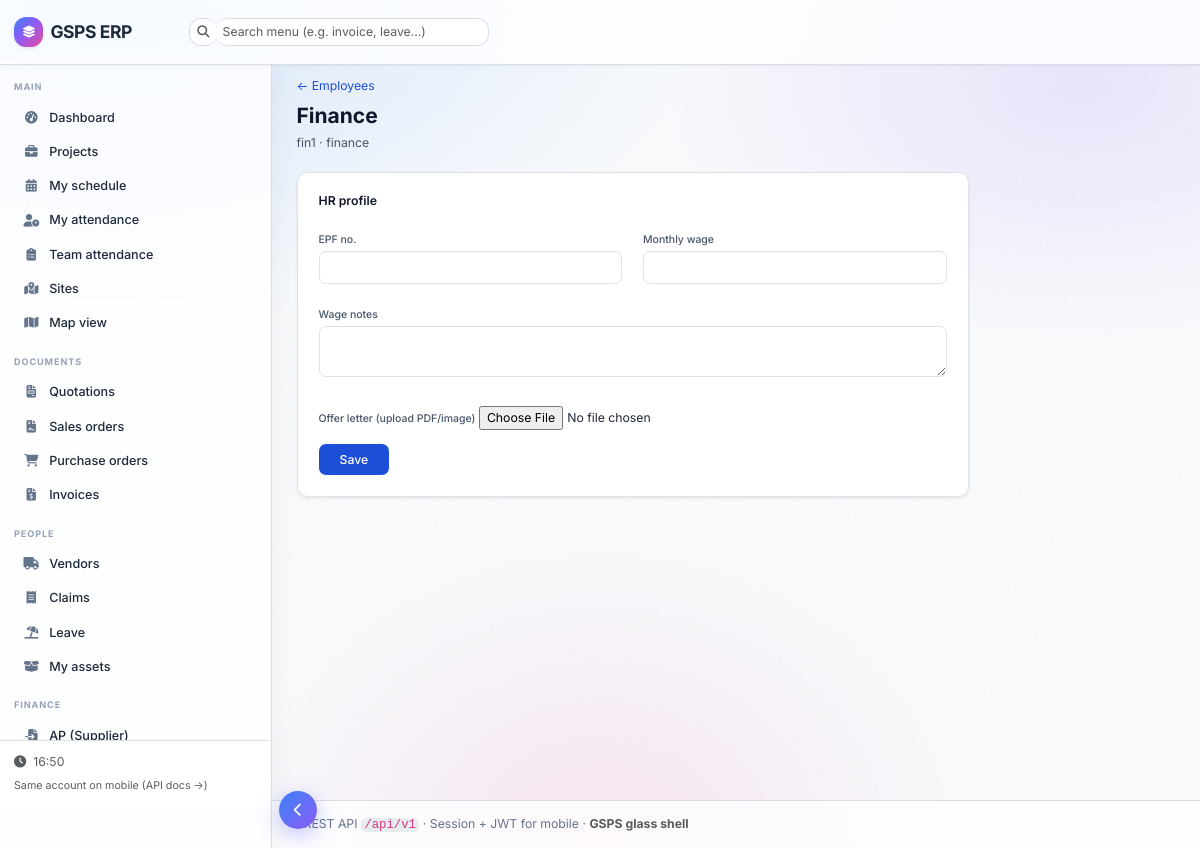
Page /hr/employees/4 (signed in) on the committed database.
### app/models/entities.py (models this page shows)
class User(Base):
    __tablename__ = "users"
    id: Mapped[int] = mapped_column(primary_key=True)
    username: Mapped[str] = mapped_column(String(80), unique=True, index=True)
    email: Mapped[str] = mapped_column(String(255), unique=True, index=True)
    hashed_password: Mapped[str] = mapped_column(String(255))
    full_name: Mapped[str] = mapped_column(String(200))
    role: Mapped[UserRole] = mapped_column(Enum(UserRole), default=UserRole.staff)
    preferred_currency: Mapped[str] = mapped_column(String(8), default="USD")
    is_active: Mapped[bool] = mapped_column(Boolean, default=True)
    created_at: Mapped[datetime] = mapped_column(DateTime(timezone=True), server_default=func.now())
    companies: Mapped[list["UserCompany"]] = relationship(back_populates="user", cascade="all, delete-orphan")
    schedule_items: Mapped[list["ScheduleItem"]] = relationship(
        back_populates="assignee",
        cascade="all, delete-orphan",
        foreign_keys="[ScheduleItem.assignee_id]",
    )
    asset_assignments: Mapped[list["AssetAssignment"]] = relationship(
        back_populates="user",
        cascade="all, delete-orphan",
        foreign_keys="[AssetAssignment.user_id]",
    )
    leave_requests: Mapped[list["LeaveRequest"]] = relationship(
        back_populates="user",
        cascade="all, delete-orphan",
        foreign_keys="[LeaveRequest.user_id]",
    )
    employee_profile: Mapped["EmployeeProfile | None"] = relationship(
        back_populates="user", cascade="all, delete-orphan", uselist=False
    )

### app/routers/web.py (the view)
@router.get("/hr/employees/{user_id}", response_class=HTMLResponse)
async def hr_employee_detail(
    request: Request,
    user_id: int,
    user: User = Depends(get_current_user_web),
    db: AsyncSession = Depends(get_db),
    company_id: int = Depends(get_active_company_id),
):
    if not _can_manage_hr(user):
        return RedirectResponse("/dashboard", status_code=302)
    ur = await db.execute(
        select(User)
        .join(UserCompany, UserCompany.user_id == User.id)
        .where(UserCompany.company_id == company_id, User.id == user_id)
    )
    emp = ur.scalar_one_or_none()
    if not emp:
        return RedirectResponse("/hr/employees", status_code=302)
    pr = await db.execute(
        select(EmployeeProfile).where(EmployeeProfile.company_id == company_id, EmployeeProfile.user_id == user_id)
    )
    prof = pr.scalar_one_or_none()
    return templates.TemplateResponse(
        "hr_employee_detail.html",
        _tc({"request": request, "user": user, "emp": emp, "profile": prof}),
    )

### app/templates/hr_employee_detail.html (shortened to what this page needs)
{% extends "base.html" %}
{% block content %}
<div class="mb-6">
  <a href="/hr/employees" class="text-sm text-brand-700 hover:underline">← Employees</a>
  <h1 class="text-2xl font-bold text-slate-900 mt-2">{{ emp.full_name }}</h1>
  <p class="text-sm text-slate-600 mt-1">{{ emp.username }} · {{ emp.role.value }}</p>
</div>
<div class="max-w-3xl bg-white border border-slate-200 rounded-xl p-6 shadow-sm text-sm">
  <h2 class="font-semibold text-slate-900 mb-4">HR profile</h2>
  <form method="post" action="/hr/employees/{{ emp.id }}/profile" enctype="multipart/form-data" class="space-y-4">
    <div class="grid md:grid-cols-2 gap-4">
      <div>
        <label class="text-xs font-medium text-slate-600">EPF no.</label>
        <input name="epf_no" value="{% if profile %}{{ profile.epf_no or '' }}{% endif %}" class="mt-1 w-full border rounded-lg px-3 py-2"/>
      </div>
      <div>
        <label class="text-xs font-medium text-slate-600">Monthly wage</label>
        <input name="wage_monthly" type="number" step="0.01" value="{% if profile and profile.wage_monthly %}{{ profile.wage_monthly }}{% endif %}" class="mt-1 w-full border rounded-lg px-3 py-2"/>
      </div>
      <div class="md:col-span-2">
        <label class="text-xs font-medium text-slate-600">Wage notes</label>
        <textarea name="wage_notes" rows="2" class="mt-1 w-full border rounded-lg px-3 py-2">{% if profile %}{{ profile.wage_notes or '' }}{% endif %}</textarea>
      </div>
      <div class="md:col-span-2">
        <label class="text-xs font-medium text-slate-600">Offer letter (upload PDF/image)</label>
        <input type="file" name="offer_letter" accept=".pdf,.png,.jpg,.jpeg,.webp" class="mt-1 text-sm"/>
      </div>
    </div>
    <button type="submit" class="bg-brand-700 text-white font-medium px-4 py-2 rounded-lg">Save</button>
  </form>
</div>
{% endblock %}

### app/static/css/gsps-theme.css (style rules this page uses)
:root, [data-bs-theme="light"] { --gsps-accent-a: #3b82f6; --gsps-accent-b: #8b5cf6; --gsps-accent-c: #ec4899; --gsps-success: #10b981; --bw-primary: #6366f1; --bw-primary-dark: #4f46e5; --bw-accent: #8b5cf6; --bw-surface: rgba(255, 255, 255, 0.78); --bw-surface-solid: #ffffff; --bw-canvas: #f8fafc; --bw-sidebar-w: 272px; --bw-sidebar-collapsed: 76px; --bw-navbar-h: 60px; --bw-border: rgba(148, 163, 184, 0.35); --bw-shadow: 0 8px 32px rgba(15, 23, 42, 0.07), 0 2px 8px rgba(15, 23, 42, 0.04); --bs-primary: #6366f1; --bs-primary-rgb: 99, 102, 241; --bs-link-color: #4f46e5; --bs-link-hover-color: #4338ca; --bs-body-bg: #f8fafc; --bs-body-color: #1e293b; }
html { font-size: 14px; -webkit-font-smoothing: antialiased; }
body { font-family: Inter, system-ui, -apple-system, "Segoe UI", Roboto, sans-serif; font-size: 14px; font-weight: 400; background-color: transparent !important; color: var(--bs-body-color); position: relative; }

### rows in the picture
User: full_name "Finance", username "fin1", role.value "finance"

### other values in the picture
{{ app_name }} "GSPS ERP"
